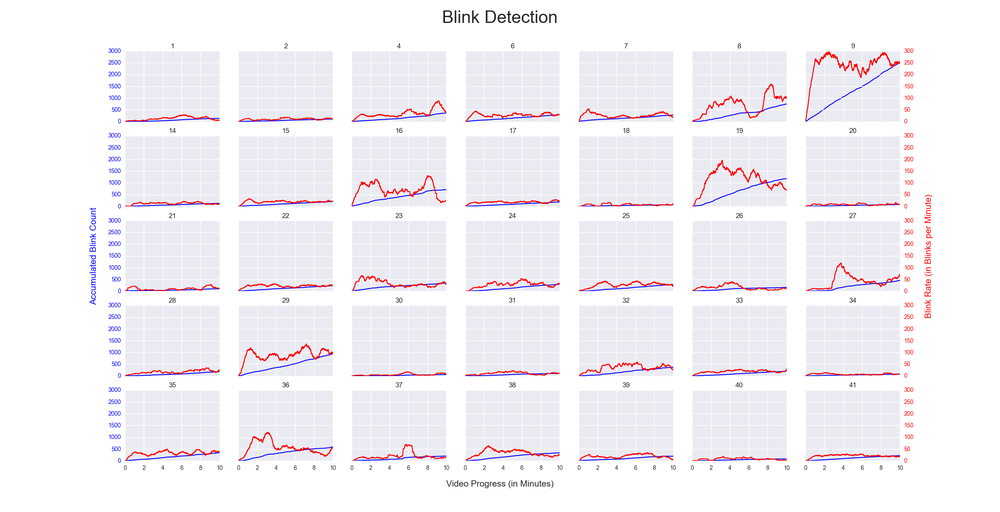
#> input picture fsdk/reports/blinks_detection.png, 1000 x 512 px, shrunk from 2400 x 1228 before the run
$ python -i gabor.py   (imports and definitions only)   (older library calls are emulated)
#> lines starting #> are read from the running program, lines starting #| are printed output that depends on the picture
#> further down, picture is the input picture: shape (512, 1000, 3); mean B, G, R 246.2, 241.4, 244.2
#!/usr/bin/env python
#
# This file is part of the Fun SDK (fsdk) project. The complete source code is
# available at https://github.com/luigivieira/fsdk.
#
# Copyright (c) 2016-2017, Luiz Carlos Vieira (http://www.luiz.vieira.nom.br)
#
# MIT License
#
# Permission is hereby granted, free of charge, to any person obtaining a copy
# of this software and associated documentation files (the "Software"), to deal
# in the Software without restriction, including without limitation the rights
# to use, copy, modify, merge, publish, distribute, sublicense, and/or sell
# copies of the Software, and to permit persons to whom the Software is
# furnished to do so, subject to the following conditions:
#
# The above copyright notice and this permission notice shall be included in all
# copies or substantial portions of the Software.
#
# THE SOFTWARE IS PROVIDED "AS IS", WITHOUT WARRANTY OF ANY KIND, EXPRESS OR
# IMPLIED, INCLUDING BUT NOT LIMITED TO THE WARRANTIES OF MERCHANTABILITY,
# FITNESS FOR A PARTICULAR PURPOSE AND NONINFRINGEMENT. IN NO EVENT SHALL THE
# AUTHORS OR COPYRIGHT HOLDERS BE LIABLE FOR ANY CLAIM, DAMAGES OR OTHER
# LIABILITY, WHETHER IN AN ACTION OF CONTRACT, TORT OR OTHERWISE, ARISING FROM,
# OUT OF OR IN CONNECTION WITH THE SOFTWARE OR THE USE OR OTHER DEALINGS IN THE
# SOFTWARE.

import numpy as np
import matplotlib.pyplot as plt
from skimage.filters import gabor_kernel
import cv2

#=============================================
class KernelParams:
    """
    A simple class to represent the parameters of a given Gabor kernel.
    """

    #---------------------------------------------
    def __init__(self, wavelength, orientation):
        """
        Class constructor. Define the parameters of a Gabor kernel.

        Parameters
        ----------
        wavelength: float
            Wavelength (in pixels) of a Gabor kernel.
        orientation: float
            Orientations (in radians) of a Gabor kernel.
        """

        self.wavelength = wavelength
        """Wavelength (in pixels) of a Gabor kernel."""

        self.orientation = orientation
        """Orientation (in radians) of a Gabor kernel."""

    #---------------------------------------------
    def __hash__(self):
        """
        Generates a hash value for this object instance.

        Returns
        ----------
        hash: int
            Hash value of this object.
        """
        return hash((self.wavelength, self.orientation))

    #---------------------------------------------
    def __eq__(self, other):
        """
        Verifies if this object instance is equal to another.

        This method is the implementation of the == operator.

        Parameters
        ----------
        other: KernelParams
            Other instance to compare with this one.

        Returns
        ----------
        eq: bool
            True if this and the other instances have the same parameters, or
            False otherwise.
        """
        return (self.wavelength, self.orientation) == \
               (other.wavelength, other.orientation)

    #---------------------------------------------
    # [18 lines left out: function __ne__, not called in this run]

#=============================================
class GaborBank:
    """
    Represents the bank of gabor kernels.
    """

    #---------------------------------------------
    def __init__(self, w = [4, 7, 10, 13],
                       o = [i for i in np.arange(0, np.pi, np.pi / 8)]):
        """
        Class constructor. Create a bank of Gabor kernels with a predefined set
        of wavelengths and orientations.

        The bank is composed of one kernel for each combination of wavelength x
        orientation. For the rationale regading the choice of parameters, refer
        to the thesis text.
        """

        self._wavelengths = w
        """
        List of wavelengths (in pixels) used to create the bank of Gabor
        kernels.
        """

        self._orientations = o
#> self._orientations = [0, 0.393, 0.785, 1.18, 1.57, 1.96, 2.36, 2.75]
        """
        List of orientations (in radians) used to create the bank of Gabor
        kernels.
        """

        self._kernels = {}
        """Dictionary holding the Gabor kernels in the bank."""

        # Create one kernel for each combination of wavelength x orientation
        for wavelength in self._wavelengths:
            for orientation in self._orientations:
                # Convert wavelength to spatial frequency (scikit-image's
                # interface expects spatial frequency, even though the
                # equation uses wavelengths - see https://en.wikipedia.org/wiki/
                # Gabor_filter/)
                frequency = 1 / wavelength

                # Create and save the kernel
                kernel = gabor_kernel(frequency, orientation)
                par = KernelParams(wavelength, orientation)
                self._kernels[par] = kernel

    #---------------------------------------------
    # [109 lines left out: functions filter, createPlotFigure, not called in this run]

    #---------------------------------------------
    def createTestPlotFigure(self, image):
        """
        Create a matplotlib figure with the responses of the bank to the given
        image.

        Parameters
        ----------
        image: numpy.array
            Image to be filtered with each Gabor kernel in this bank.

        Returns
        -------
        fig: matplotlib.figure
            Figure object created with the responses.
        """
        # Convert the image to gray scale (for filtering) and RGB
        # (for displaying)
        source = cv2.cvtColor(image, cv2.COLOR_BGR2RGB)
        image = cv2.cvtColor(image, cv2.COLOR_BGR2GRAY)
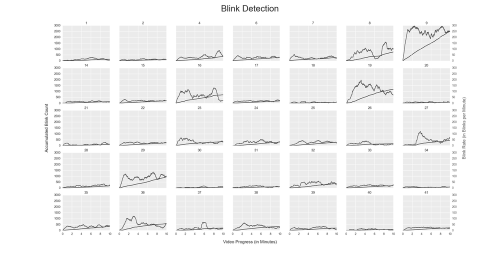
#> image: shape (512, 1000) (shown at 1/2 size); min 5, max 255, mean 242.8

        # Create a new figure with a subplot for each kernel
        numW = len(self._wavelengths)
        numO = len(self._orientations)
#> numO = 8

        fig, axarr = plt.subplots(numW, numO)

        for w, wavelength in enumerate(self._wavelengths):
            for o, orientation in enumerate(self._orientations):
                par = KernelParams(wavelength, orientation)
                kernel = self._kernels[par]

                real = cv2.filter2D(image, cv2.CV_32F, kernel.real)
                imag = cv2.filter2D(image, cv2.CV_32F, kernel.imag)
                response = cv2.magnitude(real, imag)
                cv2.normalize(response, response, -1, 1, cv2.NORM_MINMAX)

                im = axarr[w, o].imshow(response, cmap='hot', vmin=-1, vmax=1)
                axarr[w, o].set_xticks([])
                axarr[w, o].set_yticks([])
                if w == numW - 1:
                    degrees = orientation * 180 / np.pi
                    if degrees - int(degrees) == 0:
                        label = '{:2d}$\degree$'.format(int(degrees))
                    else:
                        label = '{:2.1f}$\degree$'.format(degrees)
                    axarr[w, o].set_xlabel(label)
                if o == 0:
                    axarr[w, o].set_ylabel('{:2d}'.format(wavelength))
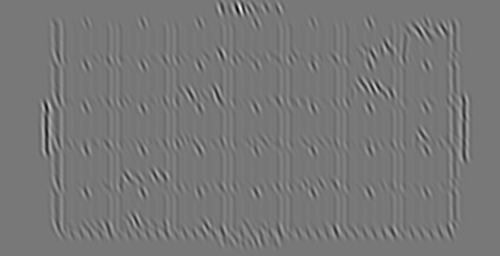
#> real: shape (512, 1000) float32 (shown at 1/2 size); min -10.53, max 13.16, mean 0.607; drawn with min black and max white
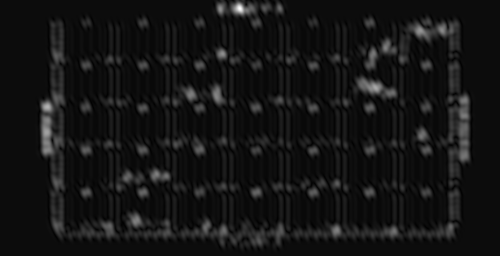
#> response: shape (512, 1000) float32 (shown at 1/2 size); min -1, max 1, mean -0.838; drawn with min black and max white

        # Add the titles
        fig.text(0.56, 0.06, 'Orientations (in degrees)',
                            ha='center', fontsize=15)
        fig.text(0.19, 0.5, 'Wavelenghts (in pixels)', va='center',
                            rotation='vertical', fontsize=15)

        fig.suptitle('Responses of the bank of Gabor kernels', fontsize=35)
        fig.set_facecolor('white')

        # Add the source image and a colorbar
        fig.subplots_adjust(left=0.22, right=0.9)

        axis = fig.add_axes([0.0, 0.7, 0.2, 0.2])
        axis.imshow(source, vmin=0, vmax=255)
        axis.set_xticks([])
        axis.set_xlabel('Original Image', fontsize=15)
        axis.set_yticks([])

        axis = fig.add_axes([0.92, 0.15, 0.02, 0.7])
        fig.colorbar(im, cax=axis)

        return fig

>>> import cv2
>>> picture = cv2.imread('../reports/blinks_detection.png')
>>> result = GaborBank().createTestPlotFigure(picture)
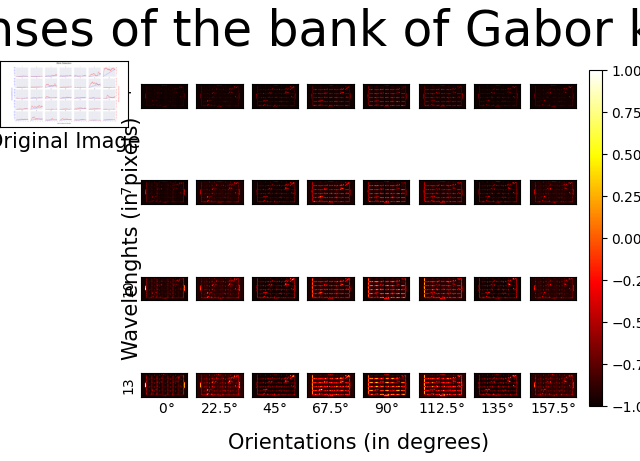
#> figure drawn by matplotlib, 34 panels

$ run again, on fsdk/reports/distance_estimation.png
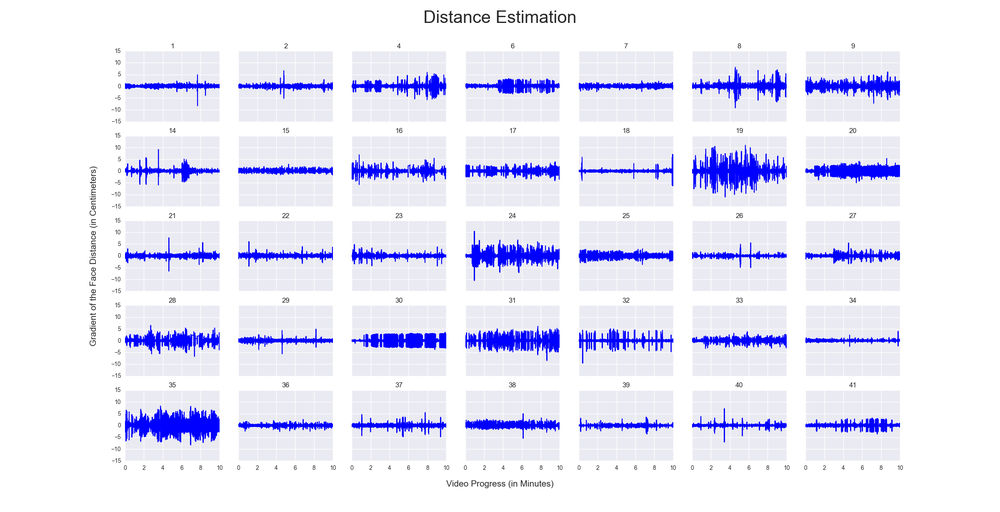
#> input picture fsdk/reports/distance_estimation.png, 1000 x 512 px, shrunk from 2400 x 1228 before the run
#> picture is the input picture: shape (512, 1000, 3); mean B, G, R 249.2, 232.2, 232.2
#> self._orientations = [0, 0.393, 0.785, 1.18, 1.57, 1.96, 2.36, 2.75]
#> numO = 8
#> after the loop in createTestPlotFigure, `for w, wavelength in enumerate(self._wavelengths):`:
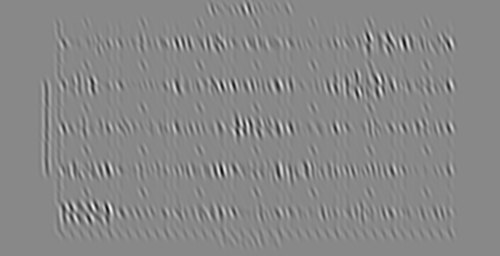
#> real: shape (512, 1000) float32 (shown at 1/2 size); min -19.42, max 18.05, mean 0.585; drawn with min black and max white
#> after the loop in createTestPlotFigure, `for w, wavelength in enumerate(self._wavelengths):`:
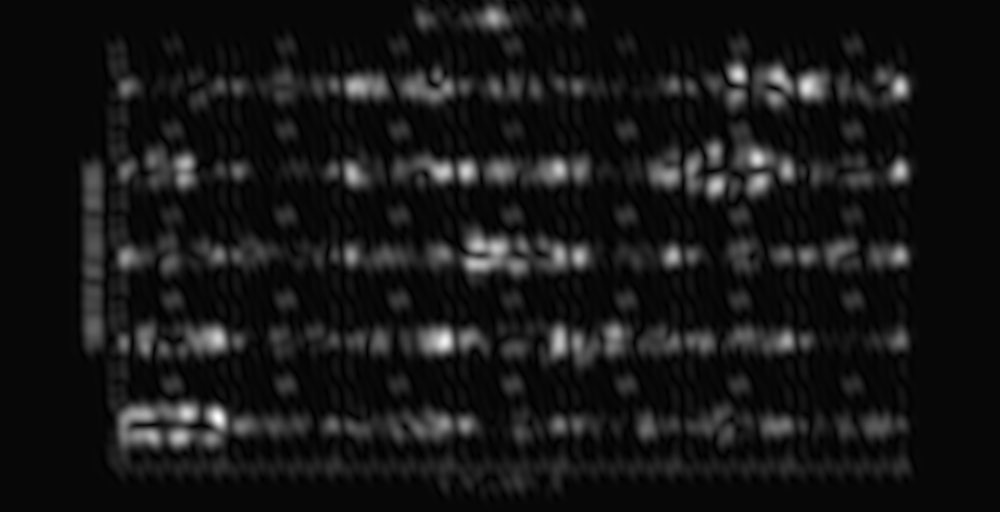
#> response: shape (512, 1000) float32; min -1, max 1, mean -0.823; drawn with min black and max white

$ run again, on fsdk/reports/face-distance.png
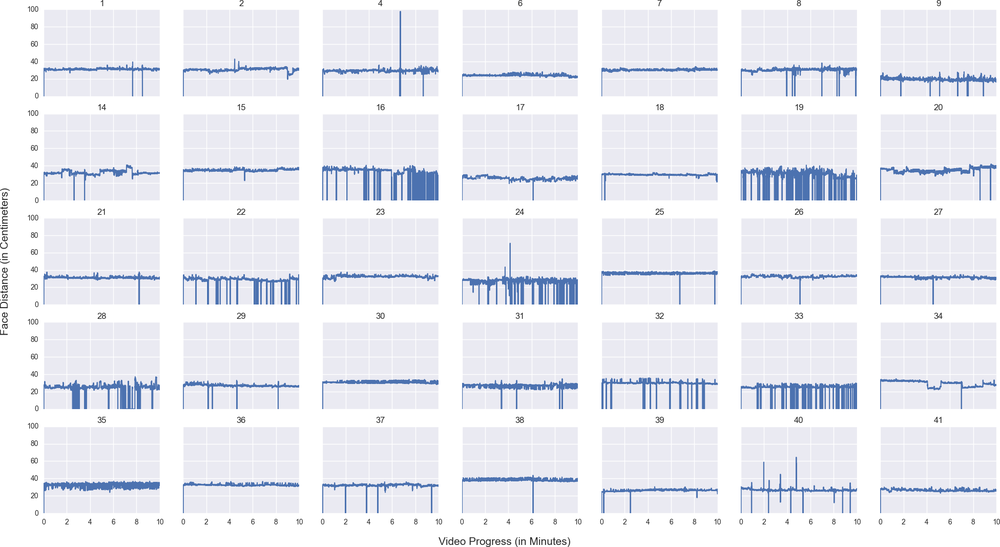
#> input picture fsdk/reports/face-distance.png, 1000 x 547 px, shrunk from 1952 x 1067 before the run
#> picture is the input picture: shape (547, 1000, 3); mean B, G, R 243.2, 235.9, 234.2
#> self._orientations = [0, 0.393, 0.785, 1.18, 1.57, 1.96, 2.36, 2.75]
#> numO = 8
#> after the loop in createTestPlotFigure, `for w, wavelength in enumerate(self._wavelengths):`:
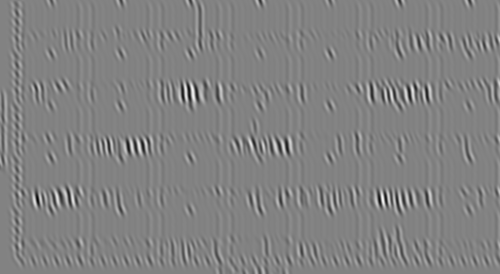
#> real: shape (547, 1000) float32 (shown at 1/2 size); min -13.36, max 13.98, mean 0.591; drawn with min black and max white
#> after the loop in createTestPlotFigure, `for w, wavelength in enumerate(self._wavelengths):`:
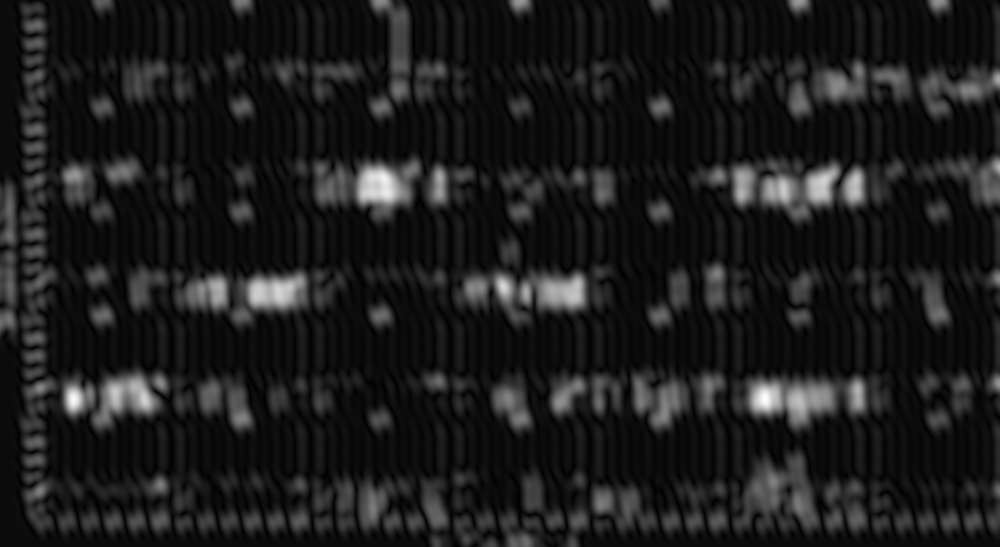
#> response: shape (547, 1000) float32; min -1, max 1, mean -0.776; drawn with min black and max white
